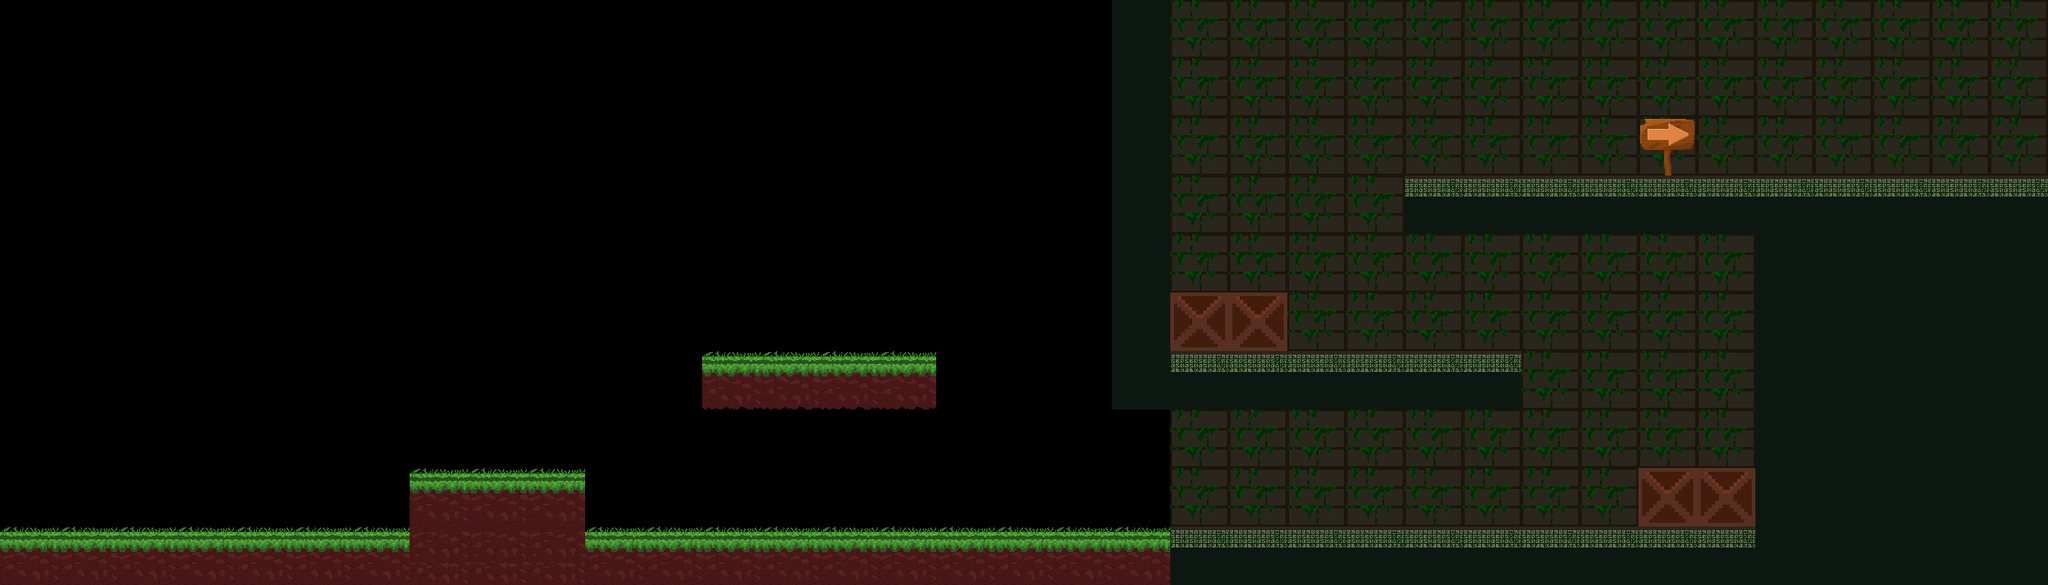

The image is a tile-based game level rendered from a .tmx file. Its description and complete source (layers, tilesets, objects, tile grids) follow:
An orthogonal 35x10 tile map with 64x64 px tiles, 2 tile layers (Collision Block, Wall), 5 tilesets and 16 objects.

<map version="1.10" tiledversion="1.11.0" orientation="orthogonal" renderorder="right-down" width="35" height="10" tilewidth="64" tileheight="64" infinite="0" nextlayerid="8" nextobjectid="188">
 <tileset firstgid="1" source="../tsx/Boxes.tsx" />
 <tileset firstgid="2" source="../tsx/Pipes.tsx" />
 <tileset firstgid="10" source="../tsx/Floor and Wall.tsx" />
 <tileset firstgid="15" source="../tsx/Wall.tsx" />
 <tileset firstgid="17" source="../tsx/Placa.tsx" />
 <layer id="1" name="Collision Block" width="35" height="10">
  <data encoding="csv">
0,0,0,0,0,0,0,0,0,0,0,0,0,0,0,0,0,0,0,14,0,0,0,0,0,0,0,0,0,0,14,14,14,14,14,
0,0,0,0,0,0,0,0,0,0,0,0,0,0,0,0,0,0,0,14,0,0,0,0,0,0,0,0,0,0,0,0,0,0,0,
0,0,0,0,0,0,0,0,0,0,0,0,0,0,0,0,0,0,0,14,0,0,0,0,0,0,0,0,0,0,0,0,0,0,0,
0,0,0,0,0,0,0,0,0,0,0,0,0,0,0,0,0,0,0,14,0,0,0,0,13,13,13,13,13,13,13,13,13,13,13,
0,0,0,0,0,0,0,0,0,0,0,0,0,0,0,0,0,0,0,14,0,0,0,0,0,0,0,0,0,0,14,14,14,14,14,
0,0,0,0,0,0,0,0,0,0,0,0,0,0,0,0,0,0,0,14,1,1,0,0,0,0,0,0,0,0,14,14,14,14,14,
0,0,0,0,0,0,0,0,0,0,0,0,11,11,11,11,0,0,0,14,13,13,13,13,13,13,0,0,0,0,14,14,14,14,14,
0,0,0,0,0,0,0,0,0,0,0,0,0,0,0,0,0,0,0,0,0,0,0,0,0,0,0,0,0,0,14,14,14,14,14,
0,0,0,0,0,0,0,10,10,10,0,0,0,0,0,0,0,0,0,0,0,0,0,0,0,0,0,0,1,1,14,14,14,14,14,
10,10,10,10,10,10,10,12,12,12,10,10,10,10,10,10,10,10,10,10,13,13,13,13,13,13,13,13,13,13,14,14,14,14,14
</data>
 </layer>
 <layer id="6" name="Wall" width="35" height="10">
  <data encoding="csv">
0,0,0,0,0,0,0,0,0,0,0,0,0,0,0,0,0,0,0,0,15,15,15,15,15,15,15,15,15,15,15,15,15,15,15,
0,0,0,0,0,0,0,0,0,0,0,0,0,0,0,0,0,0,0,0,15,15,15,15,15,15,15,15,15,15,15,15,15,15,15,
0,0,0,0,0,0,0,0,0,0,0,0,0,0,0,0,0,0,0,0,15,15,15,15,15,15,15,15,17,15,15,15,15,15,15,
0,0,0,0,0,0,0,0,0,0,0,0,0,0,0,0,0,0,0,0,15,15,15,15,0,0,0,0,0,0,0,0,0,0,0,
0,0,0,0,0,0,0,0,0,0,0,0,0,0,0,0,0,0,0,0,15,15,15,15,15,15,15,15,15,15,14,0,0,0,0,
0,0,0,0,0,0,0,0,0,0,0,0,0,0,0,0,0,0,0,0,0,0,15,15,15,15,15,15,15,15,14,0,0,0,0,
0,0,0,0,0,0,0,0,0,0,0,0,0,0,0,0,0,0,0,0,0,0,0,0,0,0,15,15,15,15,14,0,0,0,0,
0,0,0,0,0,0,0,0,0,0,0,0,0,0,0,0,0,0,0,0,15,15,15,15,15,15,15,15,15,15,14,0,0,0,0,
0,0,0,0,0,0,0,0,0,0,0,0,0,0,0,0,0,0,0,0,15,15,15,15,15,15,15,15,0,0,14,0,0,0,0,
0,0,0,0,0,0,0,0,0,0,0,0,0,0,0,0,0,0,0,0,0,0,0,0,0,0,0,0,0,0,14,0,0,0,0
</data>
 </layer>
 <objectgroup id="7" name="Pipes">
  <object id="154" gid="2" x="1408" y="480" width="32" height="32" />
  <object id="155" gid="4" x="1439.13" y="480" width="32" height="32" />
  <object id="157" gid="4" x="1470.88" y="480" width="32" height="32" />
  <object id="158" gid="4" x="1502.25" y="480" width="32" height="32" />
  <object id="159" gid="4" x="1533.88" y="480" width="32" height="32" />
  <object id="160" gid="3" x="1565.25" y="480" width="32" height="32" />
  <object id="162" gid="7" x="1470" y="479.75" width="32" height="32" />
  <object id="163" gid="5" x="1470" y="512" width="32" height="32" />
  <object id="164" gid="5" x="1470" y="543.25" width="32" height="32" />
  <object id="165" gid="5" x="1470" y="574.5" width="32" height="32" />
  <object id="168" gid="2" x="1728" y="287.5" width="32" height="32" />
  <object id="169" gid="4" x="1759.5" y="287.5" width="32" height="32" />
  <object id="170" gid="4" x="1791" y="287.5" width="32" height="32" />
  <object id="171" gid="4" x="1821.5" y="287.5" width="32" height="32" />
  <object id="172" gid="3" x="1853.5" y="287" width="32" height="32" />
  <object id="187" gid="5" x="1469.96" y="580.034" width="32" height="32" />
 </objectgroup>
</map>